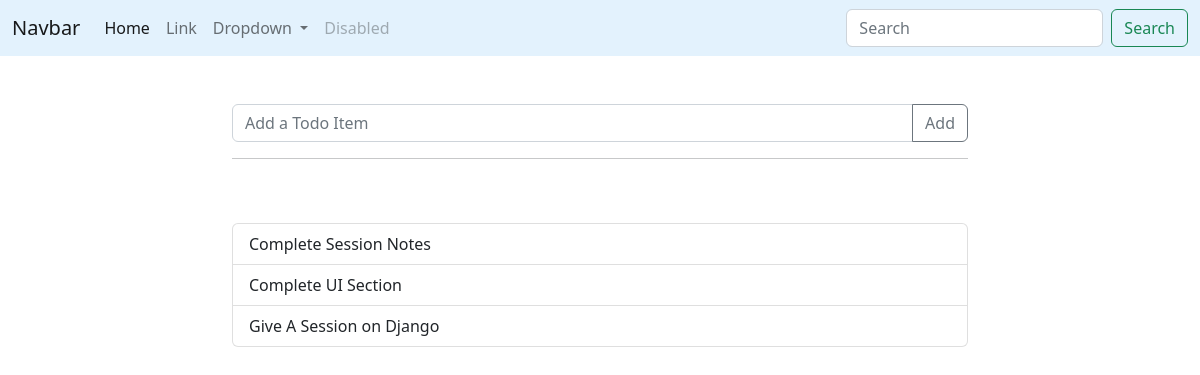
The app's page /todo, older data.
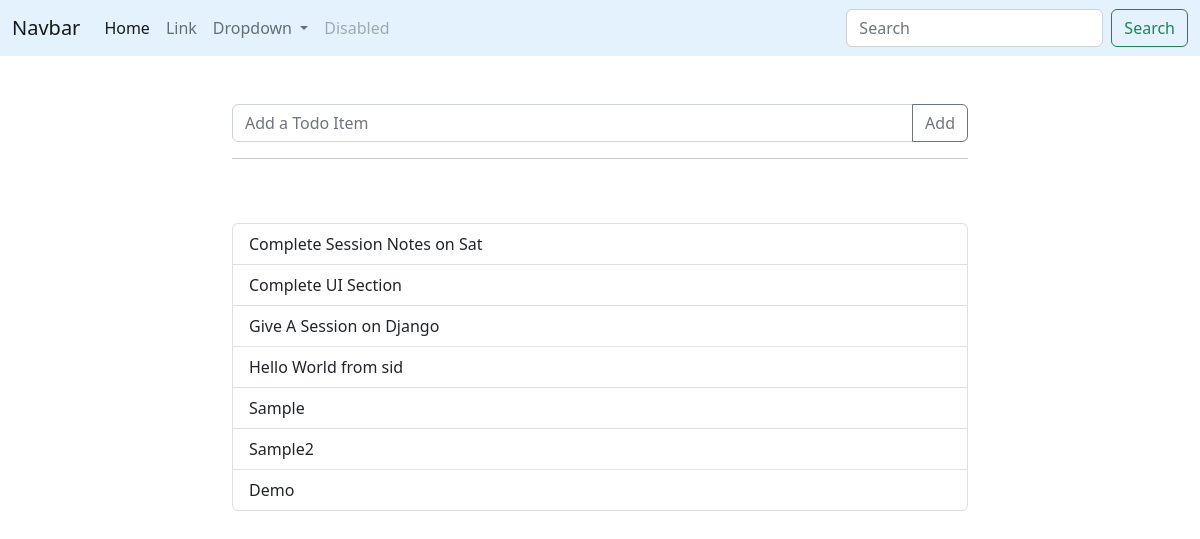
The same page, newer data.
### todo/models.py (models this page shows)
class Todo(models.Model):
    task = models.CharField(max_length=255)
    complete = models.BooleanField(default=False)

### todo/views.py (the view, shortened to what this page needs)
# urls.py: path('',hello_from_todo),
def hello_from_todo(request):
    form_for_get = TodoInputForm()
    all_todo = Todo.objects.all()
    return render(request,'todo.html',{'todos':all_todo,'form':form_for_get})

### todo/forms.py
class TodoInputForm(forms.Form):
    task = forms.CharField(max_length=10)

### todo/templates/todo.html (shortened to what this page needs)
<!DOCTYPE html>
<html lang="en">
<head>
  <link rel="stylesheet" href="https://cdn.jsdelivr.net/npm/bootstrap@5.2.3/dist/css/bootstrap.min.css"
>
</head>
<body>
  <nav class="navbar navbar-expand-lg bg-body-tertiary" style="background-color: #e3f2fd;">
    <div class="container-fluid">
      <a class="navbar-brand" href="#">Navbar</a>
      <div class="collapse navbar-collapse" id="navbarSupportedContent">
        <ul class="navbar-nav me-auto mb-2 mb-lg-0">
          <li class="nav-item">
            <a class="nav-link active" aria-current="page" href="#">Home</a>
          </li>
          <li class="nav-item">
            <a class="nav-link" href="#">Link</a>
          </li>
          <li class="nav-item dropdown">
            <a class="nav-link dropdown-toggle" href="#" role="button" data-bs-toggle="dropdown" aria-expanded="false">
              Dropdown
            </a>
          </li>
          <li class="nav-item">
            <a class="nav-link disabled">Disabled</a>
          </li>
        </ul>
        <form class="d-flex" role="search">
          <input class="form-control me-2" type="search" placeholder="Search" aria-label="Search">
          <button class="btn btn-outline-success" type="submit">Search</button>
        </form>
      </div>
    </div>
  </nav>
  <div class="container mt-5">
    <div class="row justify-content-center">
      <div class="col-8">
        <form name="form" action="/todo" method="post">
          <div class="input-group">
            <input type="text" class="form-control" placeholder="Add a Todo Item"
            aria-label="Recipient's username with two button addons" name="task">
            <button class="btn btn-outline-secondary" type="submit">Add</button>
          </div>
        </form>
        <hr>
      </div>
      <div class="col-8 mt-5">
        <ul class="list-group">
          {% for t in todos %}
          <li class="list-group-item">{{t.task}}</li>
          {% endfor %}
        </ul>
      </div>
    </div>
  </div>
</body>
</html>

Row changes from the older to the newer data that the page shows:
changed Todo: task "Complete Session Notes" → "Complete Session Notes on Sat"
added Todo: task "Hello World from sid"
added Todo: task "Sample"
added Todo: task "Sample2"
added Todo: task "Demo"
